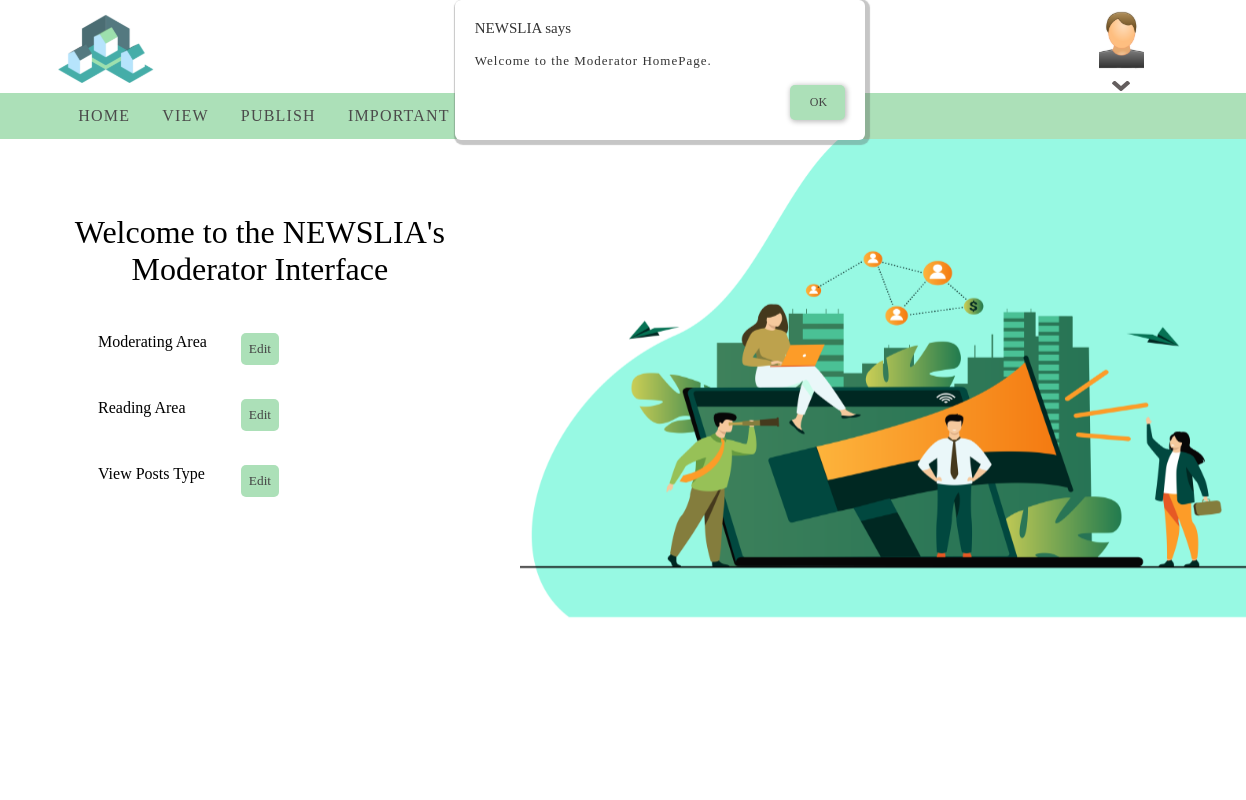
/view/Moderator_Home.php (signed in), run on an earlier commit of the app's database.
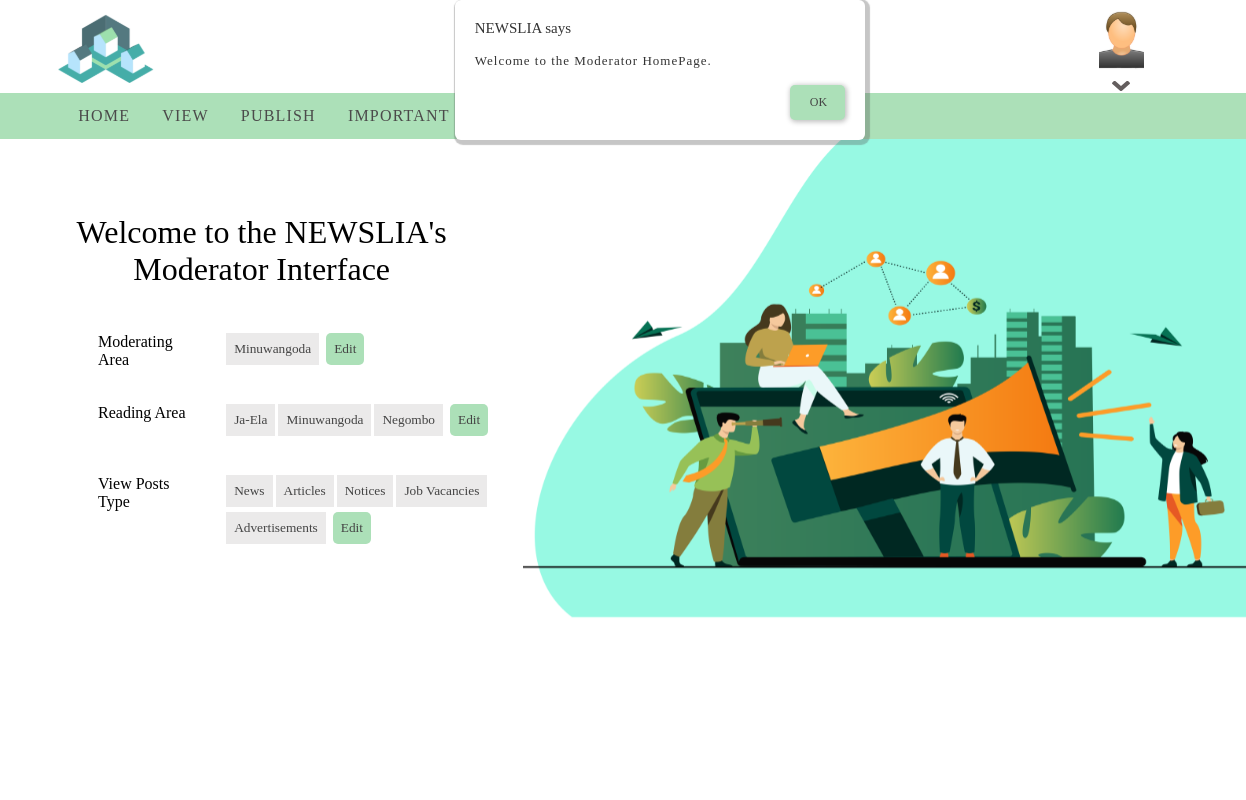
And on a later commit of the database.
### tables this page shows
CREATE TABLE `moderate_area` (
  `System_Actor_Id` char(10) NOT NULL,
  `Area` varchar(255) NOT NULL
);

CREATE TABLE `read_area` (
  `System_Actor_Id` char(10) NOT NULL,
  `Area` varchar(255) NOT NULL
);

CREATE TABLE `post_type` (
  `System_Actor_Id` char(10) NOT NULL,
  `News` tinyint(1) NOT NULL,
  `Article` tinyint(1) NOT NULL,
  `Notice` tinyint(1) NOT NULL,
  `Job_Vacancies` tinyint(1) NOT NULL,
  `Com_Ads` tinyint(1) NOT NULL
);

### view/Moderator_Home.php (the view, shortened to what this page needs)
<!DOCTYPE html>
<html lang="en">
<head>
    <link rel="stylesheet" href="../css/base.css">
    <link rel="stylesheet" href="../css/moderator.css">
    <link rel="stylesheet" href="../css/error.css">
    <link rel="stylesheet" href="../css/main_home.css">
</head>
<body>
  <div class="heder">
        <div class="left">
            <img src="../images/logo.svg" alt="" srcset="">
        </div>
        <div class="center">
        </div>
        <div class="right">
            <img src="../images/Profile.svg" alt="" srcset="">
            <p><?php   echo $_SESSION['FName']." ".$_SESSION['LName']; ?> <img src="../images/Drop-down.svg" alt="" srcset="" class="down"> </p>
        </div>
  </div>
  <ul class="menu">
      <li><a href="Moderator_Home.php">Home</a></li>
      <li class="view dropdown">
        <a href="javascript:void(0)" class="dropbtn">View</a>
      </li>
      <li class="publish dropdown">
        <a href="javascript:void(0)" class="dropbtn">Publish</a>
      </li>
      <li class="imporatnt dropdown">
        <a href="javascript:void(0)" class="dropbtn">Important Contacts</a>
      </li>
      <li><a href="Moderator_Reporter.php">Insights</a></li>
      <li class="more_menu dropdown">
        <a href="javascript:void(0)" class="dropbtn">More</a>
      </li>
  </ul>
<div class="content">
        <div class="content_left">
          <h1>Welcome to the NEWSLIA's <br> Moderator Interface</h1>
          <div class="moderate_info">
              <table class="moderator_details">
                  <tr class="moderate_area">
                    <td class="moderate_area_title tit">Moderating Area</td>
                    <td>
                        <?php
                          include '../Model/connect.php';
                          $system_actor_id = $_SESSION['System_Actor_ID'];
                          $moderating_area_sql = "SELECT * FROM moderate_area WHERE (System_Actor_Id = '$system_actor_id') ";
                          $moderating_area_statement = $conn -> query($moderating_area_sql);
                          $moderating_area_results = $moderating_area_statement->fetchAll(PDO::FETCH_ASSOC);
                          if($moderating_area_results){
                            foreach($moderating_area_results as $moderating_area_result){
                                echo "<button class='data'>".$moderating_area_result['Area']."</button>";
                            }
                          }
                        ?>
                        <button class="data_edit">Edit</button>
                    </td>
                  </tr>
                  <tr class="reading_area">
                    <td class="reading_area_title tit">Reading Area</td>
                    <td>
                    <?php
                          include '../Model/connect.php';
                          $system_actor_id = $_SESSION['System_Actor_ID'];
                          $reading_area_sql = "SELECT * FROM read_area WHERE (System_Actor_Id = '$system_actor_id') ";
                          $reading_area_statement = $conn -> query($reading_area_sql);
                          $reading_area_results = $reading_area_statement->fetchAll(PDO::FETCH_ASSOC);
                          if($reading_area_results){
                            foreach($reading_area_results as $reading_area_result){
                                echo "<button class='data'>".$reading_area_result['Area']."</button>";
                            }
                          }
                        ?>
                        <button class="data_edit">Edit</button>
                    </td>
                  </tr>
                  <tr class="reading_type">
                    <td class="reading_post_type tit">View Posts Type</td>
                    <td>
                      <?php
                          include '../Model/connect.php';
                          $system_actor_id = $_SESSION['System_Actor_ID'];
                          $reading_type_sql = "SELECT * FROM post_type WHERE (System_Actor_Id = '$system_actor_id') ";
                          $reading_type_statement = $conn -> query($reading_type_sql);
                          $reading_type_results = $reading_type_statement->fetchAll(PDO::FETCH_ASSOC);
                          if($reading_type_results){
                            foreach($reading_type_results as $reading_type_result){
                                if ($reading_type_result['News'] == 1){
                                  echo "<button class='data'>News</button>";
                                }
                                if ($reading_type_result['Article'] == 1){
                                  echo "<button class='data'>Articles</button>";
                                }
                                if ($reading_type_result['Notice'] == 1){
                                  echo "<button class='data'>Notices</button>";
                                }
                                if ($reading_type_result['Job_Vacancies'] == 1){
                                  echo "<button class='data'>Job Vacancies</button>";
                                }
                                if ($reading_type_result['Com_Ads'] == 1){
                                  echo "<button class='data'>Advertisements</button>";
                                }
                            }
                          }
                        ?>
                        <button class="data_edit">Edit</button>
                    </td>
                  </tr>
              </table>
          </div>
        </div>
        <div class="content_right">
            <img src="../images/background.svg" alt="" srcset="">
        </div>
  </div>
  <div class="errorbox active" id="error2">
  <div class="content_erro">
       <div class="error_head">NEWSLIA says</div>
       <div class="error_body">Welcome to the Moderator HomePage.</div>
       <div class="error_foot" onclick="moderator_login()">OK</div>
  </div>
</div>
</body>
</html>

### css/base.css (style rules this page uses)
* { margin: 0; padding: 0; box-sizing: content-box; font-family: sora; }
.heder { display: flex; flex-direction: row; width: 100%; }
.left { float:left; width:20%; text-align: center; }
.left img { width: 40%; margin-left: -15%; margin-top: 10px; }
.center { float:left; width:60%; text-align: center; }
.right { float:right; text-align: center; width:20%; margin-top: 10px; }
.right p { font-weight: bold; font-size: 95%; line-height: 15px; color: #000AF5; text-transform: uppercase; cursor: pointer; }
.menu { list-style-type: none; margin: 0; padding: 0; overflow: hidden; background-color: #ACE0B8; letter-spacing: 1.2px; padding-left: 5vw; text-transform: uppercase; }
.menu li { float: left; }
.menu a, .dropbtn { display: inline-block; color: #4b4a4a; text-align: center; padding: 14px 16px; text-decoration: none; }
.dropdown { display: inline-block; }

### css/moderator.css (style rules this page uses)
.content { display: flex; flex-direction: row; }
.content_right { margin-right: -3%; }
.content_right img { width: 61vw; }
.content_left h1 { font-weight:300; text-align: center; padding: 6vw; }

### css/error.css (style rules this page uses)
.content_erro { position: absolute; top: 0%; left: 36.5%; background: #fff; width: 410px; height: 140px; z-index: 3; padding: 20px; box-sizing: border-box; border-radius: 6px; box-shadow: 2px 2px 1px 3px #5555; transform: translate(0%, -105%); transition: all 350ms ease-in-out; }
.error_head { color: #333; font-size: 15px; }
.error_foot { float: right; background-color: #ACE0B8;; color: #444; font-weight: 500; font-size: 12px; padding: 10px 20px; text-align: center; border-radius: 5px; box-shadow: 1px 1px 5px 1px rgba(0, 0, 0, 0.25); cursor: pointer; width: 15px; margin-top: 1rem; }
.error_body { font-size: 13px; letter-spacing: 1px; color: #FF4444; margin-top: 1rem; }
.errorbox.active .content_erro { transform: translate(0%,0%) scale(1); }

### css/main_home.css (style rules this page uses)
.moderate_info { margin-left: 5rem; margin-bottom: 6rem; margin-top: -3rem; }
.moderator_details td { padding: 1rem; }

### view/Moderator_Home.php (style rules this page uses)
body { overflow: hidden; }
.error_body { color:#333; }
.data { border:none; background-color:#EBEAEA;dxcx border-radius: 5px; color:#444; padding:0.5rem; margin-right:3px; text-align:center; margin-bottom:5px; }
.data_edit { border:none; background-color:#ACE0B8; border-radius: 5px; color:#444; padding:0.5rem; margin-right:3px; text-align:center; transition: .5s ease; }
.moderate_area_title { padding-left: -1rem; }
table, th, td { vertical-align: top; }
.tit { font-size:1rem; padding:0; }

What changed in the data, as far as the page shows it:
added moderate_area: Area "Minuwangoda"
added read_area: Area "Ja-Ela"
added read_area: Area "Negombo"
added post_type: News "News", Article "Articles", Notice "Notices", Job_Vacancies "Job Vacancies", Com_Ads "Advertisements"
